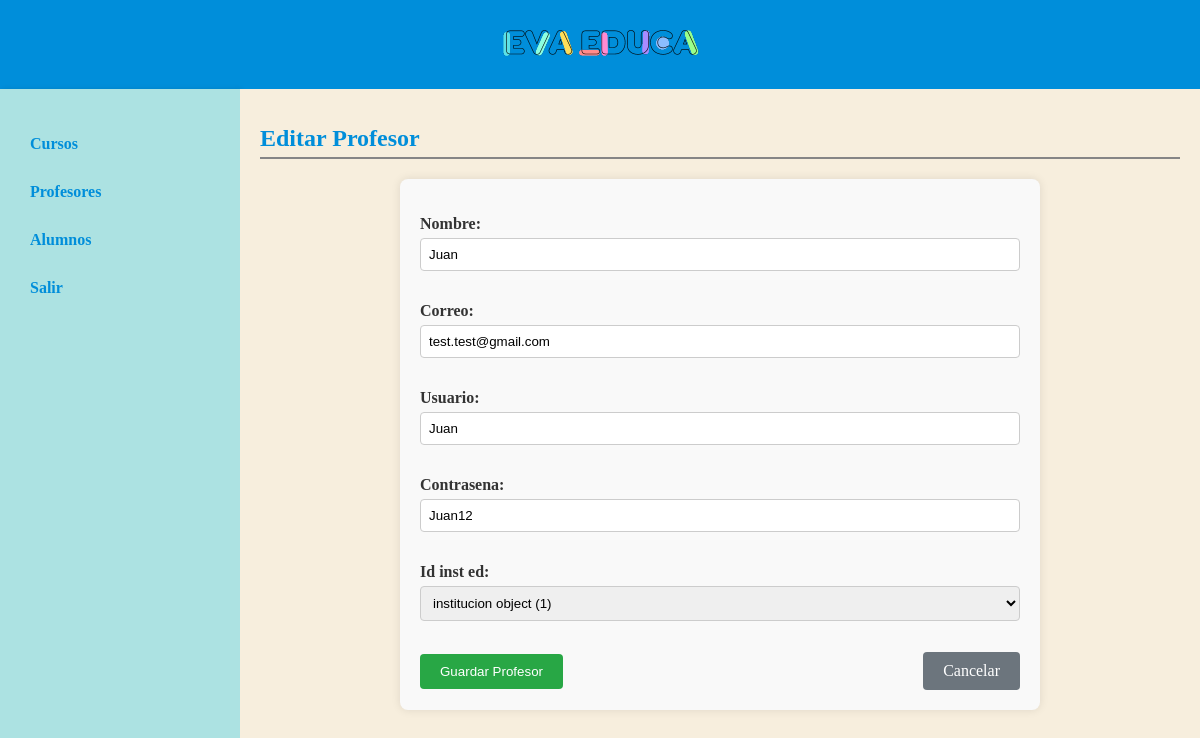
/administrador/profesores/1/editar/ (signed in), run on an earlier commit of the app's database.
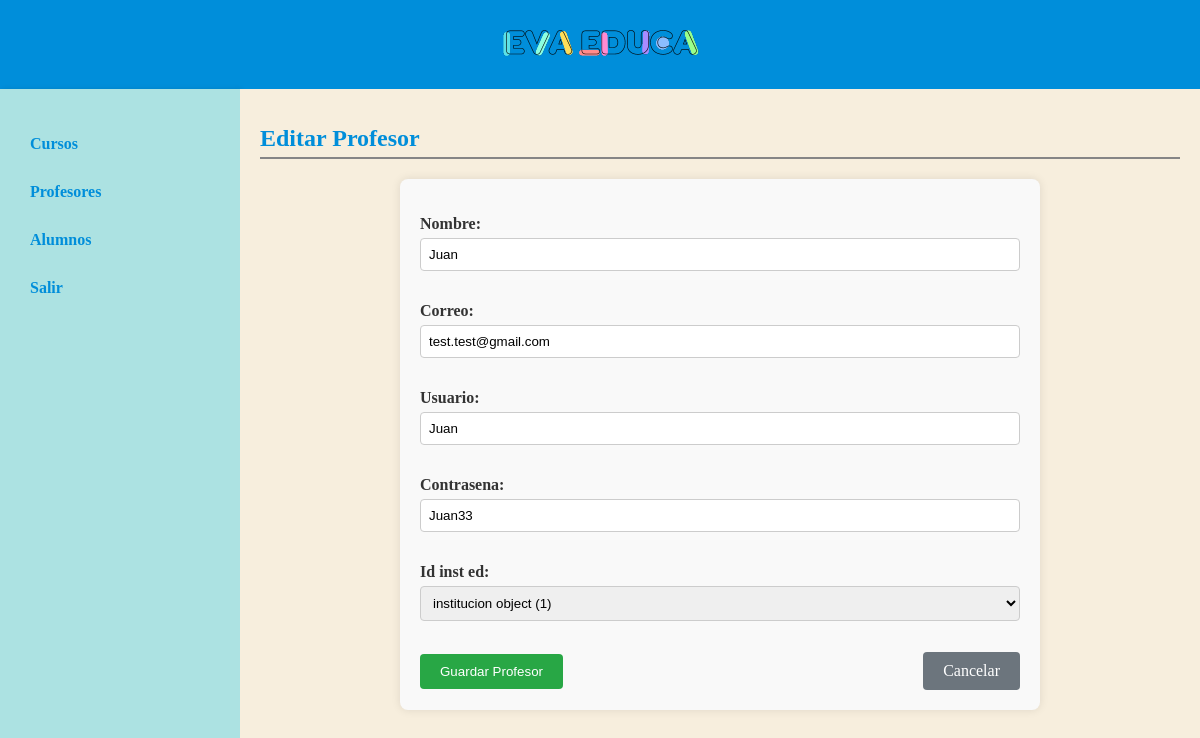
And on a later commit of the database.
### profesor/models.py (models this page shows, shortened)
class profesor(models.Model):
    nombre = models.CharField(max_length=100)
    correo = models.EmailField(unique=True)
    usuario = models.CharField(max_length=50, unique=True)
    contrasena = models.CharField(max_length=100)
    id_inst_ed = models.ForeignKey(institucion, on_delete=models.CASCADE)

### administrador/decorators.py (the view)
    def wrapper(request, *args, **kwargs):
        if 'administrador_id' not in request.session:
            return redirect('login')
        return view_func(request, *args, **kwargs)

### administrador/forms.py
class ProfesorForm(forms.ModelForm):
    class Meta:
        model = profesor
        fields = ['nombre', 'correo', 'usuario', 'contrasena', 'id_inst_ed']

### administrador/views.py (called while the page is built)
@login_required
def profesor_update(request, pk):
    profesor_obj = get_object_or_404(profesor, pk=pk)
    if request.method == 'POST':
        form = ProfesorForm(request.POST, instance=profesor_obj)
        if form.is_valid():
            form.save()
            return redirect('profesor_list')
    else:
        form = ProfesorForm(instance=profesor_obj)
    return render(request, 'profesor_form.html', {'form': form})

### profesor/context_processors.py (called while the page is built)
def profesor_context(request):
    profesor_id = request.session.get('profesor_id')
    if profesor_id:
        profesor_obj = profesor.objects.get(id=profesor_id)
        return {'profesor_logueado': profesor_obj}
    return {}

### administrador/templates/profesor_form.html (shortened to what this page needs)
{% extends 'layouts/base.html' %}
{% block content %}
    <h1 class="titulo-curso">{% if form.instance.pk %}Editar{% else %}Registrar{% endif %} Profesor</h1>
    <form method="POST" class="form-curso">
        {{ form.as_p }}
        <div class="form-buttons">
            <button type="submit" class="btn btn-success">{% if form.instance.pk %}Guardar{% else %}Registrar{% endif %} Profesor</button>
            <a href="{% url 'profesor_list' %}" class="btn btn-secondary">Cancelar</a>
        </div>
    </form>
{% endblock %}

What changed in the data, as far as the page shows it:
changed profesor "Juan": contrasena "Juan12" → "Juan33"
